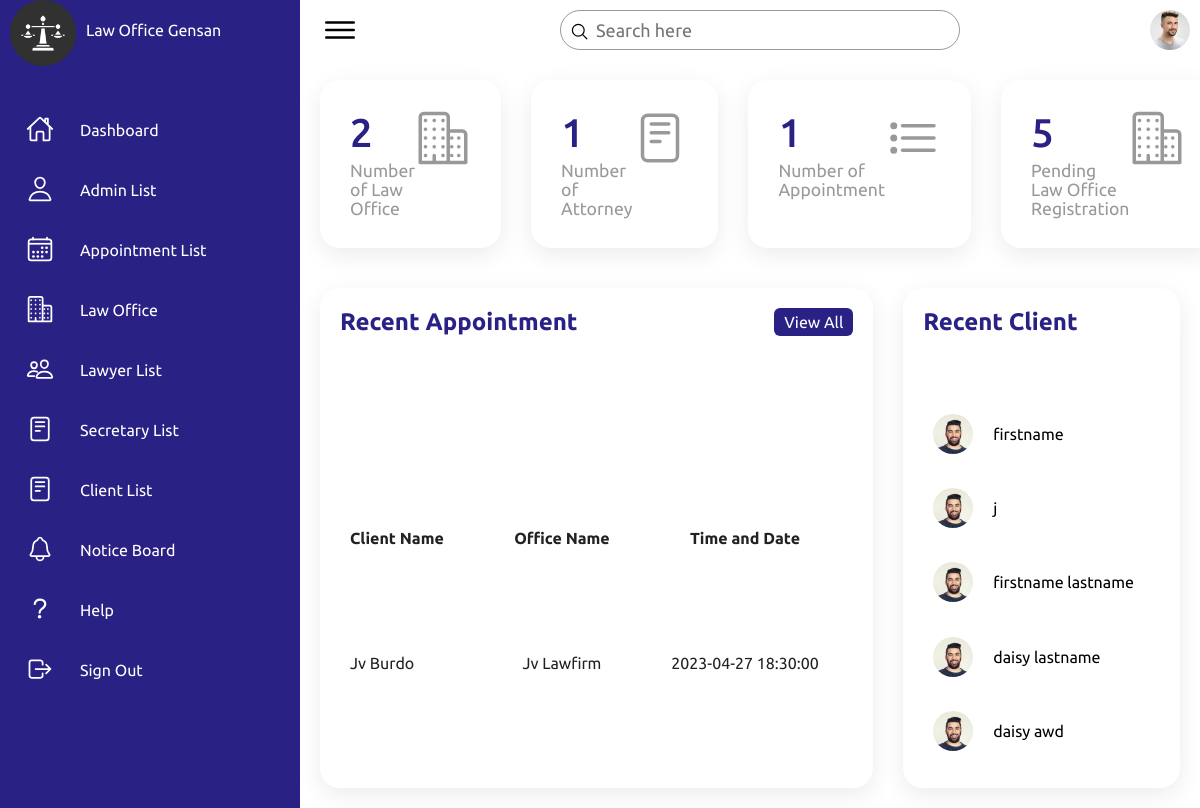
The app's page /Dashboard.php, older data.
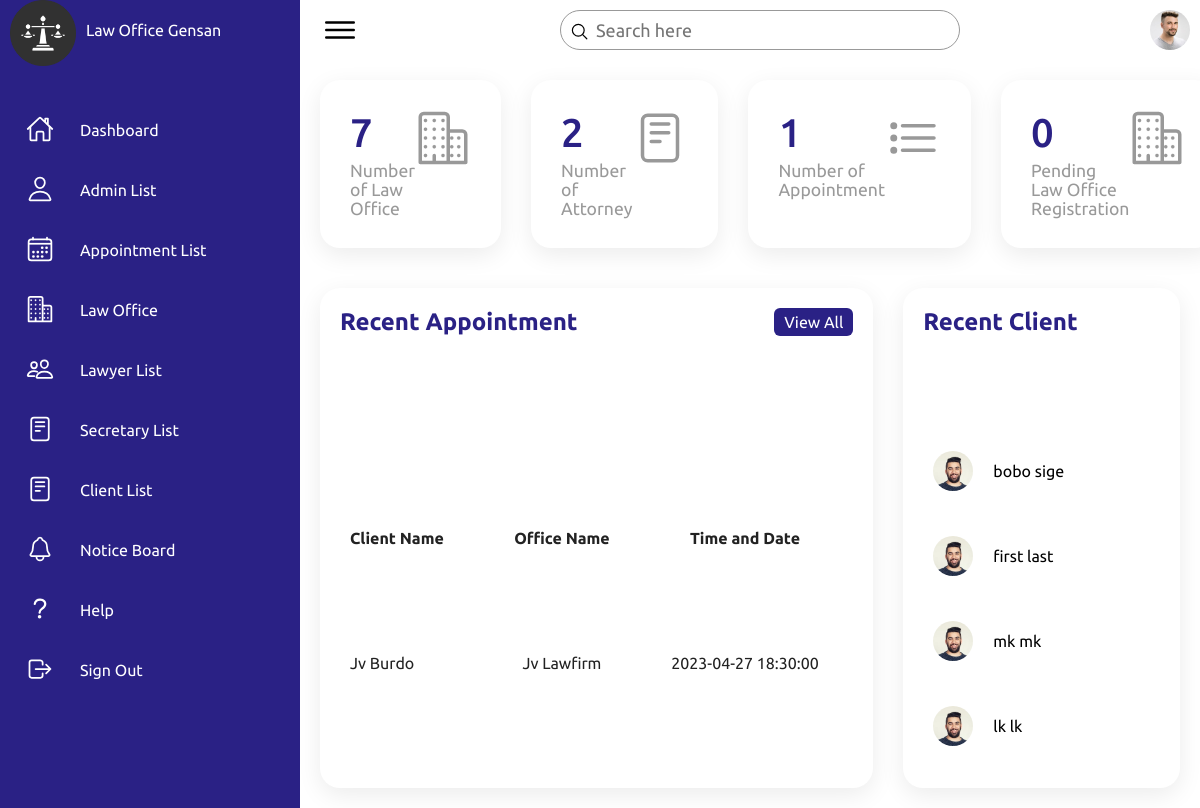
The same page, newer data.
### tables this page shows
CREATE TABLE `tbl_appointment` (
  `appointment_id` int(11) NOT NULL,
  `user_id` int(11) NOT NULL,
  `office_id` int(11) NOT NULL,
  `appointment_timendate` datetime NOT NULL,
  `appointment_status` int(11) NOT NULL
);

CREATE TABLE `tbl_userinfo` (
  `userinfo_id` int(11) NOT NULL,
  `firstName` varchar(244) NOT NULL,
  `middlename` varchar(244) NOT NULL,
  `lastName` varchar(244) NOT NULL,
  `user_status` int(11) NOT NULL
);

CREATE TABLE `tbl_officeinfo` (
  `office_id` int(11) NOT NULL,
  `office_name` varchar(244) NOT NULL,
  `office_email` varchar(244) NOT NULL,
  `office_status` int(11) NOT NULL
);

### Dashboard.php (the view, shortened to what the changed rows need)
<!DOCTYPE html>
<html lang="en">
<head>
    <link rel="stylesheet" href="assets/css/style.css">
</head>
<body>
    <div class="container">
        <div class="main">
            <div class="cardBox">
                <div class="card">
                <?php
                include "dbconn.php";
                $sql = "SELECT COUNT(*) as count FROM tbl_officeinfo WHERE office_status = 1";
                $result = mysqli_query($conn, $sql);
                $row = mysqli_fetch_assoc($result);
                echo '<div>';
                echo '<div class="numbers">' . $row['count'] . '</div>';
                echo '<div class="cardName">Number of Law Office</div>';
                echo '</div>';
                ?>
                </div>
                <div class="card">
                <?php
                include "dbconn.php";
                $sql = "SELECT COUNT(*) as count FROM tbl_usertype WHERE user_type = 'lawyer'";
                $result = mysqli_query($conn, $sql);
                $row = mysqli_fetch_assoc($result);
                echo '<div>';
                echo '<div class="numbers">' . $row['count'] . '</div>';
                echo '<div class="cardName">Number of Attorney</div>';
                echo '</div>';
                ?>
                </div>
                <div class="card">
                <?php
                include "dbconn.php";
                $sql = "SELECT COUNT(*) as count FROM tbl_officeinfo WHERE office_status = 0";
                $result = mysqli_query($conn, $sql);
                $row = mysqli_fetch_assoc($result);
                echo '<div>';
                echo '<div class="numbers">' . $row['count'] . '</div>';
                echo '<div class="cardName">Pending Law Office Registration</div>';
                echo '</div>';
                ?>
                </div>
            </div>
            <div class="details">
                <div class="Appointment">
                    <div class="cardHeader">
                        <h2>Recent Appointment</h2>
                    </div>
                    <table>
                        <thead>
                            <tr>
                                <td>Client Name</td>
                                <td>Office Name</td>
                                <td>Time and Date</td>
                            </tr>
                        </thead>
                        <tbody>
                          <?php
                            include "dbconn.php";
                            $sql = "SELECT tbl_appointment.appointment_id, tbl_userinfo.firstName, tbl_userinfo.lastName, tbl_officeinfo.office_name, tbl_appointment.appointment_timendate
                            FROM tbl_appointment
                            JOIN tbl_userinfo ON tbl_appointment.appointment_id = tbl_userinfo.userinfo_id
                            JOIN tbl_officeinfo ON tbl_appointment.appointment_id = tbl_officeinfo.office_id";
                            $result = mysqli_query($conn, $sql);
                            while($row = mysqli_fetch_assoc($result)) {
                            ?>
                            <tr>
                            <td><?php echo $row['firstName'] . ' ' . $row['lastName']?></td>
                            <td><?php echo $row['office_name']?></td>
                            <td><?php echo $row['appointment_timendate']?></td>
                            </tr>
                            <?php
                          }
                          ?>
                        </tbody>
                    </table>
                </div>
                <div class="recentClients">
                    <div class="cardHeader">
                        <h2>Recent Client</h2>
                    </div>
                    <table>
                        <?php
                        include "dbconn.php";
                        $sql = "SELECT tbl_userinfo.userinfo_id, tbl_userinfo.firstName, tbl_userinfo.lastName, tbl_contactinfo.address, tbl_contactinfo.phoneNum, tbl_usertype.user_type, tbl_cred.email
                        FROM tbl_userinfo
                        JOIN tbl_usertype ON tbl_userinfo.userinfo_id = tbl_usertype.user_id
                        JOIN tbl_cred ON tbl_userinfo.userinfo_id = tbl_cred.user_id
                        JOIN tbl_contactinfo ON tbl_userinfo.userinfo_id = tbl_contactinfo.user_id
                        WHERE tbl_usertype.user_type = 'client'";
                        $result = mysqli_query($conn, $sql);
                        while($row = mysqli_fetch_assoc($result))
                                {
                                ?>
                                <td width="60px">
                                <div class="imgBx"><img src="assets/imgs/customer02.jpg" alt=""></div>
                            </td>
                                 <td><?php echo $row['firstName'] . ' ' . $row['lastName']; ?></td>
                                <?php
                                }
                                 ?>
                    </table>
                </div>
            </div>
        </div>
    </div>
</body>
</html>

Row changes from the older to the newer data that the page shows:
removed tbl_userinfo: firstName "firstname"
removed tbl_userinfo: firstName "j"
removed tbl_userinfo: firstName "firstname", lastName "lastname"
removed tbl_userinfo: firstName "daisy", lastName "lastname"
removed tbl_userinfo: firstName "daisy", lastName "awd"
added tbl_userinfo: firstName "bobo", lastName "sige"
added tbl_userinfo: firstName "first", lastName "last"
added tbl_userinfo: firstName "mk", lastName "mk"
added tbl_userinfo: firstName "lk", lastName "lk"
Text that changed along with them:
$row['count']: "2" → "7"
$row['count']: "1" → "2"
$row['count']: "5" → "0"
